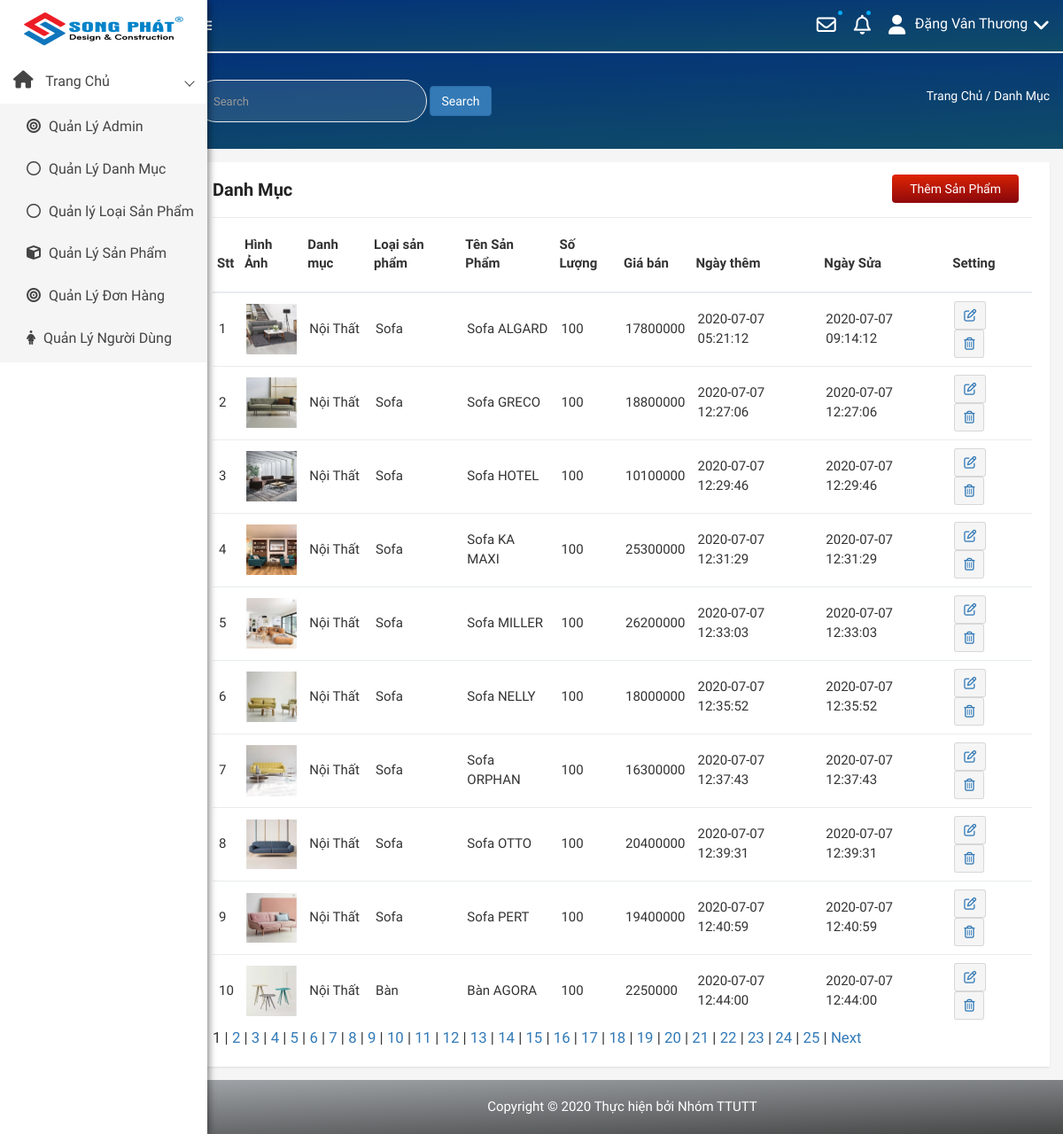
/admin/modules/product/index.php (signed in), run on the app's committed database.
### tables this page shows
CREATE TABLE `product` (
  `id` int(11) NOT NULL,
  `name` varchar(100) DEFAULT NULL,
  `slug` varchar(100) DEFAULT NULL,
  `soluong` int(11) NOT NULL DEFAULT 1,
  `gia` int(11) DEFAULT NULL,
  `sale` tinyint(4) DEFAULT 0,
  `avatar` varchar(100) DEFAULT NULL,
  `category` int(50) NOT NULL,
  `type` int(50) NOT NULL,
  `content` text DEFAULT NULL,
  `head` int(11) NOT NULL DEFAULT 0,
  `view` int(11) DEFAULT 0,
  `hot` tinyint(4) DEFAULT 0,
  `created_at` timestamp NULL DEFAULT NULL,
  `updata_up` timestamp NULL DEFAULT NULL ON UPDATE current_timestamp()
);

CREATE TABLE `category` (
  `id` int(11) NOT NULL,
  `name` varchar(100) DEFAULT NULL,
  `slug` varchar(100) DEFAULT NULL,
  `images` varchar(100) DEFAULT NULL,
  `banner` varchar(100) DEFAULT NULL,
  `home` tinyint(100) DEFAULT 0,
  `status` tinyint(4) DEFAULT 0,
  `created_at` timestamp NOT NULL DEFAULT current_timestamp(),
  `updated` timestamp NOT NULL DEFAULT current_timestamp() ON UPDATE current_timestamp()
);

CREATE TABLE `type` (
  `id` int(11) NOT NULL,
  `name` varchar(100) NOT NULL,
  `category` int(100) NOT NULL
);

### libraries/Database.php (called while the page is built, shortened)
<?php
class DataProvider
{
	public static function ExecuteQuery($sql)
	{
		try{
			$connection = mysqli_connect("localhost","root","", "webnoithat");
			mysqli_query($connection, "set names 'utf8'");
			$result = mysqli_query($connection, $sql);
			return $result;
		}catch(Exception $ex)
		{
			return null;
		}
    }
}
?>

### admin/modules/product/index.php (the view, shortened to what this page needs)
<?php require_once __DIR__ . "/../../layouts/header.php" ?>
<?php
$sotin1trang = 10;
if( isset($_GET["trang"]) ){
	$trang = $_GET["trang"];
	settype($trang, "int");
}else{
	$trang = 1;
}
?>
<div class="product-status mg-tb-15">
   <div class="container-fluid">
      <div class="row">
         <div class="col-lg-12 col-md-12 col-sm-12 col-xs-12">
            <div class="product-status-wrap">
               <h4>Danh Mục</h4>
               <div class="add-product">
                  <a href="add.php">Thêm Sản Phẩm</a>
               </div>
               <table>
                  <tr>
                     <th>Stt</th>
                     <th>Hình Ảnh</th>
                     <th>Danh mục</th>
                     <th>Loại sản phẩm</th>
                     <th>Tên Sản Phẩm</th>
                     <th>Số Lượng</th>
                     <th>Giá bán</th>
                     <th>Ngày thêm</th>
                     <th>Ngày Sửa</th>
                     <th>Setting</th>
                  </tr>
                  <?php
                  try {
                     $from = ($trang -1 ) * $sotin1trang;
                     $sql = "SELECT * FROM `product` ";
                     if (isset($_REQUEST['ok']))
                     {
                         $search = addslashes($_GET['search']);
                         if (empty($search)) {
                           echo "<script> alert ('bạn hãy nhập từ khóa nhé')
                           location.href='index.php'</script>";
                         }
                         else
                         {
                              $sql .=  " WHERE  `name` LIKE '%$search%' LIMIT $from, $sotin1trang";
                              $type11 = DataProvider::ExecuteQuery("$sql");
                              $type10 = mysqli_fetch_array($type11);
                              if (isset ($type10)  && $search != "")
                              {
                                 $type11 = DataProvider::ExecuteQuery("$sql");
                                 $stt = 0;
                                 while ($row = mysqli_fetch_array($type11))
                                 {
                                    $sql1="SELECT name FROM `category`  WHERE `category`.`id` = '{$row['category']}'";
                                    $result1= DataProvider::ExecuteQuery($sql1);
                                    $row1= mysqli_fetch_array($result1);
                                    $sql2="SELECT * FROM `type` WHERE `type`.`id` = '{$row['type']}'";
                                    $result2= DataProvider::ExecuteQuery($sql2);
                                    $row2= mysqli_fetch_array($result2);
                                    $stt++;
                                    $chuoi = <<< EOD
                                         <tr>
                                         <td>$stt</td>
                                         <td><img src="img_product/{$row['avatar']}" ></img></td>
                                         <td> {$row1['name']}</td>
                                         <td> {$row2['name']}</td>
                                         <td> {$row['name']} </td>
                                         <td> {$row['soluong']} </td>
                                         <td> {$row['gia']} </td>
                                         <td>{$row['created_at']}</td>
                                         <td>{$row['updata_up']}</td>
                                         <td>
                                             <a href="edit.php?id= {$row['id']} "> <button data-toggle="tooltip" title="Edit" class="pd-setting-ed"><i class="fa fa-pencil-square-o" aria-hidden="true"></i></button></a>
                                             <a href="delete.php?id= {$row['id']} "> <button data-toggle="tooltip" title="Trash" class="pd-setting-ed"><i class="fa fa-trash-o" aria-hidden="true"> </i> </button> </a>
                                         </td>
                                     </tr>
                                     EOD;
                                    echo $chuoi;
                                 }
                              }
                              else {
                                 echo "<script> alert ('Hiện không tìm tên admin cần tìm');
                                 location.href='index.php'</script> ";
                                }
                               }
                     }
                  else{
                     $sql .=  "LIMIT $from, $sotin1trang";
                     $result = DataProvider::ExecuteQuery($sql);
                     $stt = 0;
                     while ($row = mysqli_fetch_array($result))
                     {
                        $sql1="SELECT name FROM `category`  WHERE `category`.`id` = '{$row['category']}'";
                        $result1= DataProvider::ExecuteQuery($sql1);
                        $row1= mysqli_fetch_array($result1);
                        $sql2="SELECT * FROM `type` WHERE `type`.`id` = '{$row['type']}'";
                        $result2= DataProvider::ExecuteQuery($sql2);
                        $row2= mysqli_fetch_array($result2);
                        $stt++;
                        $chuoi = <<< EOD
                             <tr>
                             <td>$stt</td>
                             <td><img src="img_product/{$row['avatar']}" ></img></td>
                             <td> {$row1['name']}</td>
                             <td> {$row2['name']}</td>
                             <td> {$row['name']} </td>
                             <td> {$row['soluong']} </td>
                             <td> {$row['gia']} </td>
                             <td>{$row['created_at']}</td>
                             <td>{$row['updata_up']}</td>
                             <td>
                                 <a href="edit.php?id= {$row['id']} "> <button data-toggle="tooltip" title="Edit" class="pd-setting-ed"><i class="fa fa-pencil-square-o" aria-hidden="true"></i></button></a>
                                 <a href="delete.php?id= {$row['id']} "> <button data-toggle="tooltip" title="Trash" class="pd-setting-ed"><i class="fa fa-trash-o" aria-hidden="true"> </i> </button> </a>
                             </td>
                         </tr>
                         EOD;
                        echo $chuoi;
                     }
                     }
                  } catch (Exception $ex) {
                     echo "Không thể mở CSDL";
                  }
               ?>
               </table>
               <div id="phantrangproduct">
             <?php
             $x = "SELECT id FROM `product`";
             $kq = DataProvider::ExecuteQuery($x);
             $tongsotin = mysqli_num_rows($kq);
             $sotrang = ceil($tongsotin / $sotin1trang);
               for ($i = 1; $i <= $sotrang; $i++){
               if ($i == $trang){
               echo '<span>'.$i.'</span> | ';
               }
               else{
               echo '<a href="index.php?trang='.$i.'">'.$i.'</a> | ';
               }
               }
               if ($trang < $sotrang && $sotrang > 1){
               echo '<a href="index.php?trang='.($trang+1).'">Next</a>  ';
               }
          ?>
</div>
            </div>
         </div>
      </div>
   </div>
</div>
<?php require_once __DIR__ . "/../../layouts/footer.php" ?>

### public/admin/css/main.css (style rules this page uses)
html { color: #222; font-size: 1em; line-height: 1.4; }
audio, canvas, iframe, img, svg, video { vertical-align: middle; }

### admin/modules/product/index.php (style rules this page uses)
#phantrangproduct { font-size:larger; }

### data on the page
product: avatar (picture), category.name "Nội Thất", type.name "Sofa", name "Sofa ALGARD", soluong "100", gia "17800000", created_at "2020-07-07 05:21:12", updata_up "2020-07-07 09:14:12"
product: avatar (picture), category.name "Nội Thất", type.name "Sofa", name "Sofa GRECO", soluong "100", gia "18800000", created_at "2020-07-07 12:27:06", updata_up "2020-07-07 12:27:06"
product: avatar (picture), category.name "Nội Thất", type.name "Sofa", name "Sofa HOTEL", soluong "100", gia "10100000", created_at "2020-07-07 12:29:46", updata_up "2020-07-07 12:29:46"
product: avatar (picture), category.name "Nội Thất", type.name "Sofa", name "Sofa KA MAXI", soluong "100", gia "25300000", created_at "2020-07-07 12:31:29", updata_up "2020-07-07 12:31:29"
product: avatar (picture), category.name "Nội Thất", type.name "Sofa", name "Sofa MILLER", soluong "100", gia "26200000", created_at "2020-07-07 12:33:03", updata_up "2020-07-07 12:33:03"
product: avatar (picture), category.name "Nội Thất", type.name "Sofa", name "Sofa NELLY", soluong "100", gia "18000000", created_at "2020-07-07 12:35:52", updata_up "2020-07-07 12:35:52"
product: avatar (picture), category.name "Nội Thất", type.name "Sofa", name "Sofa ORPHAN", soluong "100", gia "16300000", created_at "2020-07-07 12:37:43", updata_up "2020-07-07 12:37:43"
product: avatar (picture), category.name "Nội Thất", type.name "Sofa", name "Sofa OTTO", soluong "100", gia "20400000", created_at "2020-07-07 12:39:31", updata_up "2020-07-07 12:39:31"
product: avatar (picture), category.name "Nội Thất", type.name "Sofa", name "Sofa PERT", soluong "100", gia "19400000", created_at "2020-07-07 12:40:59", updata_up "2020-07-07 12:40:59"
product: avatar (picture), category.name "Nội Thất", type.name "Bàn", name "Bàn AGORA", soluong "100", gia "2250000", created_at "2020-07-07 12:44:00", updata_up "2020-07-07 12:44:00"

### other printed values
$_SESSION['namead'] "Đặng Vân Thương"
